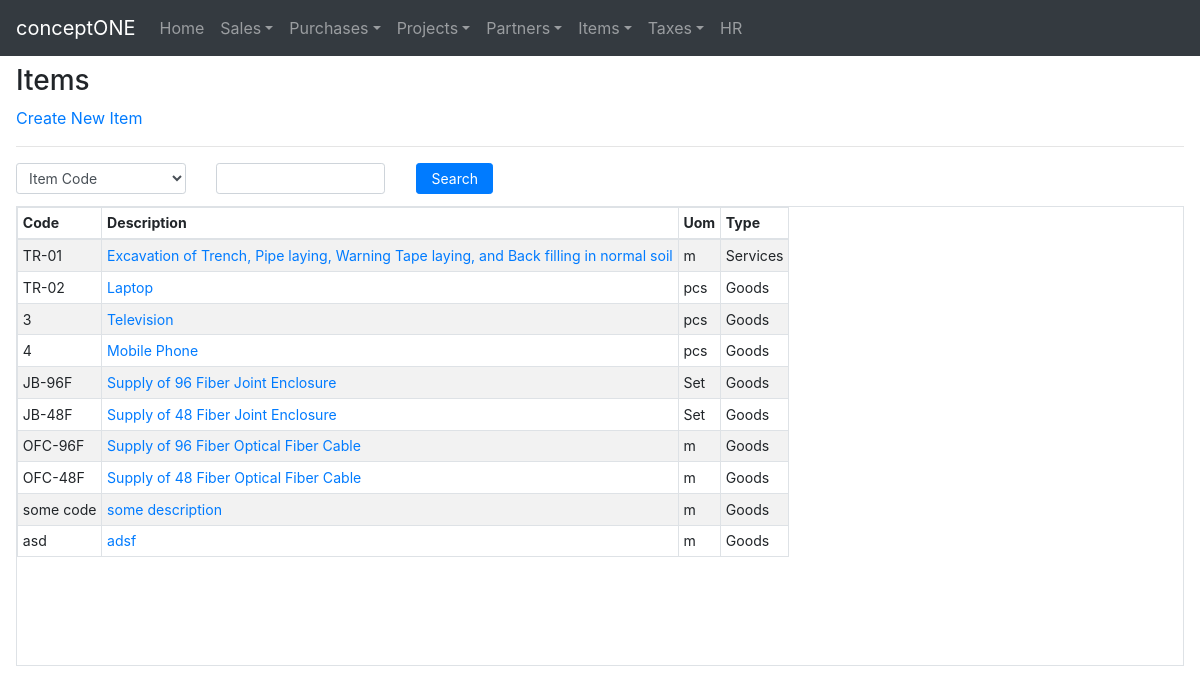
The app's page /items/, older data.
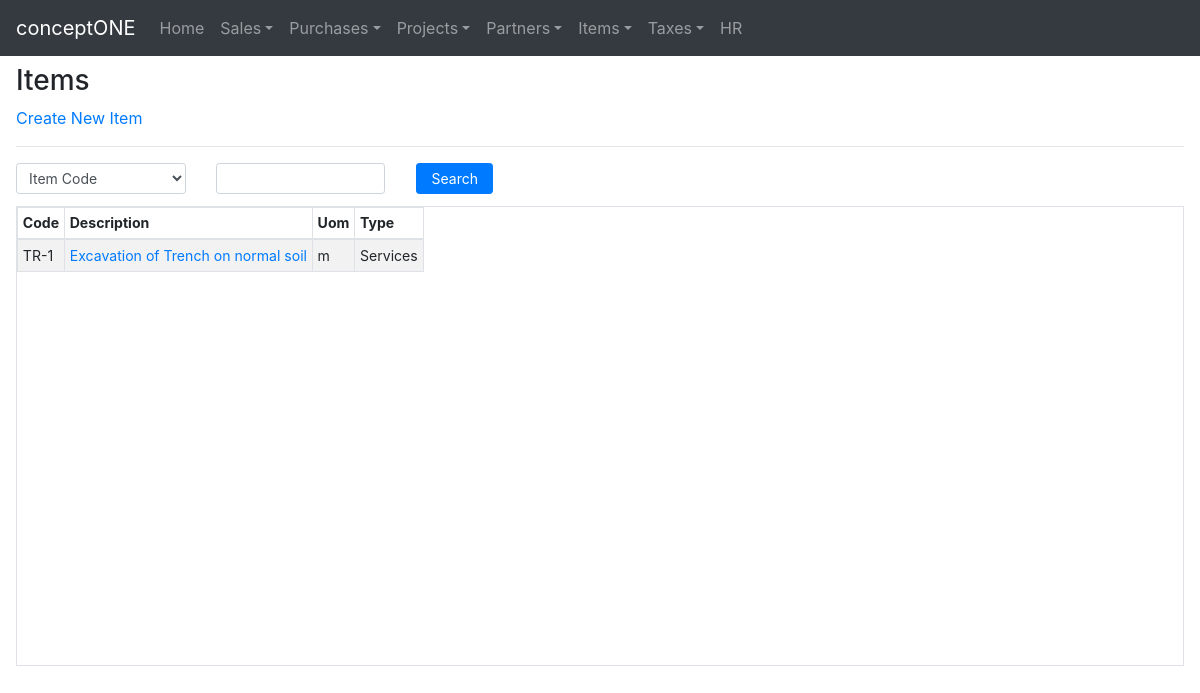
The same page, newer data.
### crudbasic/models.py (models this page shows, shortened)
class Items(models.Model):
    item_type_choices = [
        ('Goods', 'Goods'),
        ('Services', 'Services'),
    ]
    item_code = models.CharField(max_length=16, unique=True)
    item_description = models.CharField(max_length=192)
    item_uom = models.CharField(max_length=16)
    item_type = models.CharField(max_length=8, choices=item_type_choices)
    created_on = models.DateTimeField(auto_now_add=True)
    updated_on = models.DateTimeField(auto_now=True)

### crudbasic/views.py (the view, shortened to what this page needs)
# urls.py: path('items/',views.ItemView.as_view(),name='items'),
class ItemView(TemplateView):
    template_name = 'crudbasic/basedisplay.html'
    def get(self, request, *args, **kwargs):
        main_title = 'Items'
        create_link= {'name':'Create New Item','value':'crudbasic:createitem'}
        search_form = BasicSearch(caller = Items)
        table_head_temp = get_col_heads(Items)
        table_head = []
        for idx, val in enumerate(table_head_temp):
            table_head.append(str(val[1]).split(" ")[1])
        page_data = Items.objects.order_by('created_on')
        return render(request, self.template_name, {'page_data': page_data,
                                                    'search_form' : search_form,
                                                    'table_head':table_head,
                                                    'main_title':main_title,
                                                    'create_link':create_link
                                                    })

### crudbasic/forms.py
class BasicSearch(forms.Form):
    field_dct = {}
    search_by = forms.ChoiceField(choices=field_dct,widget=forms.Select(attrs={'class':'form-control form-control-sm'}))
    search_for = forms.CharField(widget=forms.TextInput(attrs={'class':'form-control form-control-sm'}))
    def __init__(self,*arg,**kwargs):
        caller = kwargs.pop('caller')
        super(BasicSearch, self).__init__(*arg,**kwargs)
        field_dct = get_col_heads(caller)
        self.fields['search_by'].choices = field_dct

### crudbasic/basic_functions.py (called while the page is built)
def get_col_heads(caller):
    caller_fields = caller._meta.fields
    field_list = []
    human_rdable_list =[]
    for fields in caller_fields:
        column_head = (str(fields)).split(".")
        human_rdable_name = column_head[-1].replace("_"," ").title()
        human_rdable_list.append(human_rdable_name)
        field_list.append(column_head[-1])
    field_list = field_list[1:-2]
    human_rdable_list = human_rdable_list[1:-2]
    field_dct = tuple(zip(field_list,human_rdable_list))
    return field_dct

### templates/crudbasic/basedisplay.html
<!DOCTYPE html>
{% extends 'crudbasic/base.html' %}
{% block body_block %}
<h3 class="">{{ main_title }}</h3>
<a class="" href="{% url create_link.value %}">{{ create_link.name }}</a>
<hr class="">
{% if search_form %}
<form method="POST">{% csrf_token %}
  <div class="row mb-0">
    <div class="col-xl-2 col-lg-3 col-md-4 mb-2">
      {{ search_form.search_by}}
    </div>
    <div class="col-xl-2 col-lg-3 col-md-4 mb-2">
      {{ search_form.search_for }}
    </div>
    <div class="col-xl-1 col-lg-1 col-md-2 pl-2 mb-1 ml-2">
      <button class="btn btn-primary btn-sm button-custom" type="submit" value="search" name="search">Search</button>
    </div>
  </div>
</form>
{% endif %}
<div class="row">
  <div class="col-md-12">
    <div class="mt-0 pb-3 pt-1">
    {% if page_data %}
    <table class="table table-bordered table-striped table-sm table-properties">
      <thead class="">
        <tr>
          {% for head in table_head %}
            <th scope="col">{{ head }}</th>
          {% endfor %}
        </tr>
      </thead>
      <tbody>
        {% if main_title == 'Customers' %}
          {% include 'crudbasic/tables/customertable.html' %}
        {% elif main_title == 'Suppliers' %}
          {% include 'crudbasic/tables/suppliertable.html' %}
        {% elif main_title == 'Items' %}
          {% include 'crudbasic/tables/itemtable.html' %}
        {% elif main_title == 'Projects' %}
          {% include 'crudbasic/tables/projecttable.html' %}
        {% elif main_title == 'Tax Rates' %}
          {% include 'crudbasic/tables/taxratetable.html' %}
        {% endif %}
      </tbody>
    </table>
    {% else %}
      <p>Oops! No Record found</p>
    {% endif %}
    </div>
  </div>
</div>
{% endblock %}

### templates/crudbasic/base.html (shortened to what this page needs)
<!DOCTYPE html>
{% load staticfiles %}
<html lang="en" dir="ltr">
  <head>
    <link rel="stylesheet" href="https://stackpath.bootstrapcdn.com/bootstrap/4.3.1/css/bootstrap.min.css">
    <link rel="stylesheet" href="{% static "css/master.css" %}">
  </head>
  <body>
    {% include "crudbasic/navbar.html" %}
      <div class="pr-3 pl-3 pb-2 pt-2">
        {% block body_block %}
        {% endblock %}
      </div>
  </body>
</html>

### templates/crudbasic/navbar.html (shortened to what this page needs)
<!DOCTYPE html>
<nav class="navbar navbar-expand-sm navbar-dark bg-dark">
  <a href="" class="navbar-brand">conceptONE</a>
    <ul class="navbar-nav pl-0 ml-0">
      <li class="nav-item pl-0 ml-0">
        <a class="nav-link" href="{% url 'crudbasic:index' %}">Home</a>
      </li>
      <li class="nav-item dropdown">
        <a class="nav-link dropdown-toggle" data-toggle="dropdown" href="#" role="button" aria-haspopup="true" aria-expanded="false">Sales</a>
      </li>
      <li class="nav-item dropdown">
        <a class="nav-link dropdown-toggle" data-toggle="dropdown" href="#" role="button" aria-haspopup="true" aria-expanded="false">Purchases</a>
      </li>
      <li class="nav-item dropdown">
        <a class="nav-link dropdown-toggle" data-toggle="dropdown" href="#" role="button" aria-haspopup="true" aria-expanded="false">Projects</a>
      </li>
      <li class="nav-item dropdown">
        <a class="nav-link dropdown-toggle" data-toggle="dropdown" href="#" role="button" aria-haspopup="true" aria-expanded="false">Partners</a>
      </li>
      <li class="nav-item dropdown">
          <a class="nav-link dropdown-toggle" data-toggle="dropdown" href="#" role="button" aria-haspopup="true" aria-expanded="false">Items</a>
      </li>
      <li class="nav-item dropdown">
          <a class="nav-link dropdown-toggle" data-toggle="dropdown" href="#" role="button" aria-haspopup="true" aria-expanded="false">Taxes</a>
      </li>
      <li class="nav-item">
        <a class="nav-link" href="#">HR</a>
      </li>
    </ul>
</nav>

### templates/crudbasic/tables/itemtable.html
<!DOCTYPE html>
{% for item in page_data %}
<tr>
  <td>{{ item.item_code }}</td>
  <td>
    <a href="update/{{item.id}}">{{ item.item_description }}</a>
  </td>
  <td>{{ item.item_uom }}</td>
  <td>{{ item.item_type }}</td>
</tr>
{% endfor %}

### static/css/master.css (style rules this page uses)
.table-properties { height: 460px; display: block; overflow-y: scroll; }
.button-custom { width : 100%; }
table { font-size: 0.88rem; }

Row changes from the older to the newer data that the page shows:
removed Items: item_code "TR-02", item_description "Laptop", item_uom "pcs", item_type "Goods"
removed Items: item_code "3", item_description "Television", item_uom "pcs", item_type "Goods"
removed Items: item_code "4", item_description "Mobile Phone", item_uom "pcs", item_type "Goods"
removed Items: item_code "JB-96F", item_description "Supply of 96 Fiber Joint Enclosure", item_uom "Set", item_type "Goods"
removed Items: item_code "JB-48F", item_description "Supply of 48 Fiber Joint Enclosure", item_uom "Set", item_type "Goods"
removed Items: item_code "OFC-96F", item_description "Supply of 96 Fiber Optical Fiber Cable", item_uom "m", item_type "Goods"
removed Items: item_code "OFC-48F", item_description "Supply of 48 Fiber Optical Fiber Cable", item_uom "m", item_type "Goods"
removed Items: item_code "some code", item_description "some description", item_uom "m", item_type "Goods"
removed Items: item_code "asd", item_description "adsf", item_uom "m", item_type "Goods"
changed Items "Services": item_code "TR-01" → "TR-1"; item_description "Excavation of Trench, Pipe laying, Warning Tape laying, and Back filling in normal soil" → "Excavation of Trench on normal soil"
